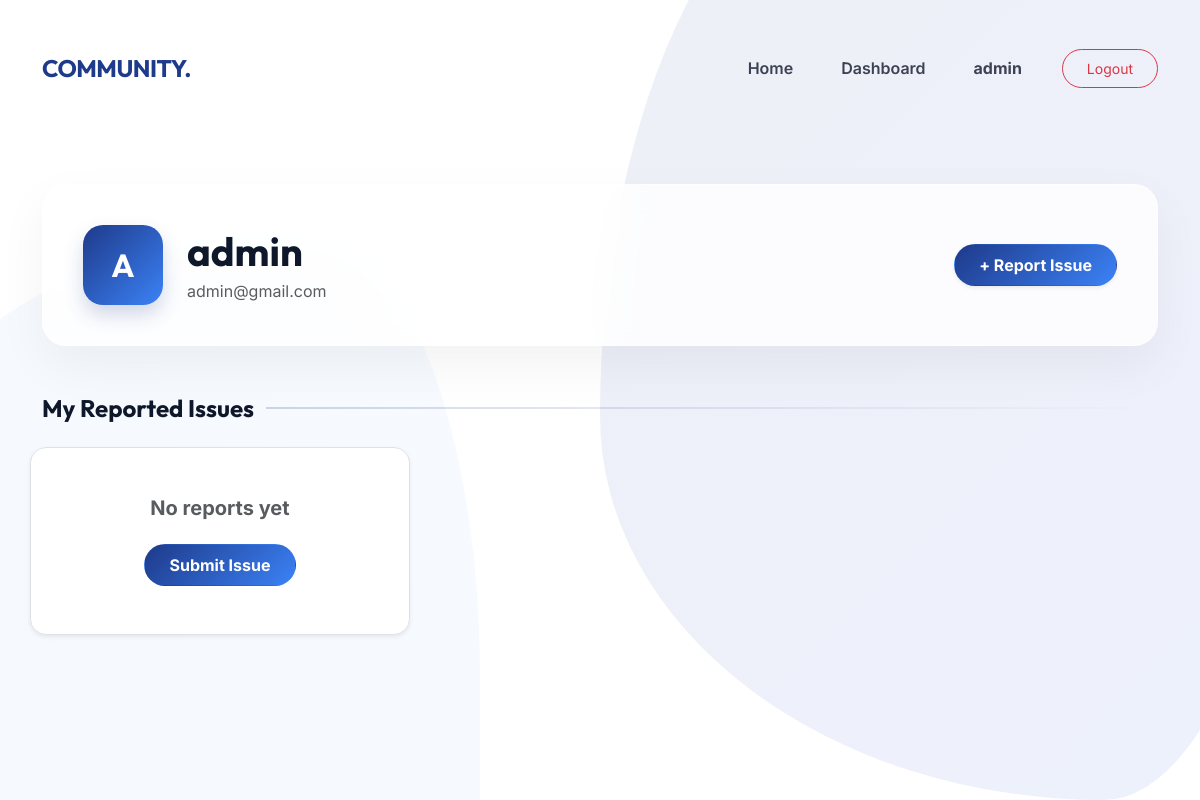
Before: /profile/ (signed in) with the older database file.
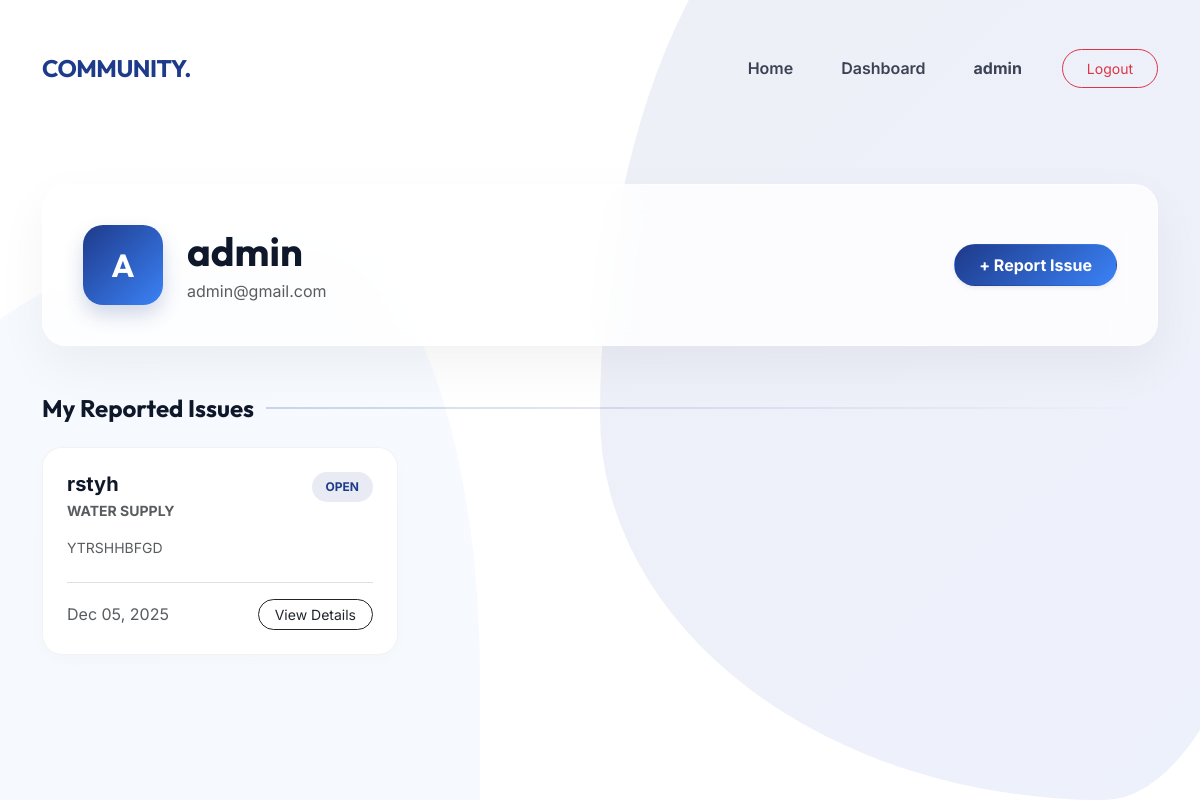
After: the same page with the newer database file.
### userapp/models.py (models this page shows, shortened)
class IssueReport(models.Model):
    CHOICE = [
        ('pwd', 'Road Issue / PWD'),
        ('water', 'Water Authority'),
        ('kseb', 'Electricity / KSEB'),
        ('police', 'Police Station'),
        ('other', 'Other'),
    ]
    user = models.ForeignKey(CustomUser, on_delete=models.CASCADE)
    title = models.CharField(max_length=200)
    category = models.CharField(max_length=100, choices=CHOICE, null=True, blank=True)
    latitude = models.FloatField(null=True, blank=True)
    longitude = models.FloatField(null=True, blank=True)
    address = models.CharField(max_length=255, null=True, blank=True)
    contry = models.CharField(max_length=100,  null=True, blank=True)
    state = models.CharField(max_length=100, null=True, blank=True)
    city = models.CharField(max_length=100, null=True, blank=True)
    landmark = models.CharField(max_length=255, null=True, blank=True)
    status = models.CharField(max_length=50,
                              choices=[('Open', 'Open'), ('In Progress', 'In Progress'), ('Closed', 'Closed')],
                             default='Open')
    description = models.TextField()
    image = models.ImageField(upload_to='issue_images/', blank=True, null=True)
    created_at = models.DateTimeField(auto_now_add=True)

### userapp/permission.py (the view)
    def wrapper(request, *args, **kwargs):
        if not request.user.is_authenticated:
            return redirect("/login/")
        return view_func(request, *args, **kwargs)

### userapp/permission.py (called while the page is built)
def login_required(view_func):
    def wrapper(request, *args, **kwargs):
        if not request.user.is_authenticated:
            return redirect("/login/")
        return view_func(request, *args, **kwargs)
    return wrapper

### userapp/views.py (called while the page is built)
@login_required
def profile(request):
    issues = IssueReport.objects.filter(user=request.user).order_by('-created_at')
    return render(request, 'userapp/profile.html', {'issues': issues})

### userapp/templates/userapp/profile.html (shortened to what the changed rows need)
{% load static %}
<!DOCTYPE html>
<html lang="en">
<head>
    <link href="https://cdn.jsdelivr.net/npm/bootstrap@5.3.2/dist/css/bootstrap.min.css" rel="stylesheet">
</head>
<body>
    <main class="container my-5">
        <div class="profile-card d-flex flex-column flex-md-row align-items-center gap-4">
            <div class="text-center text-md-start">
                <h1 class="fw-bold mb-1" style="font-family:var(--font-heading);">{{ user.username }}</h1>
            </div>
        </div>
        <section>
            <div class="row row-cols-1 row-cols-md-2 row-cols-lg-3 g-4">
                {% for issue in issues %}
                <div class="col">
                    <div class="issue-card d-flex flex-column">
                        <div class="d-flex justify-content-between align-items-start mb-3">
                            <div>
                                <h5 class="fw-bold mb-1 text-truncate" style="max-width:150px;">{{ issue.title }}</h5>
                                <div class="text-muted small text-uppercase fw-bold">{{ issue.get_category_display }}
                                </div>
                            </div>
                            {% if issue.status == "Open" %}
                            <span class="status-badge bg-premium-blue">Open</span>
                            {% elif issue.status == "In Progress" %}
                            <span class="status-badge bg-premium-orange">In Progress</span>
                            {% else %}
                            <span class="status-badge bg-premium-green">Closed</span>
                            {% endif %}
                        </div>
                        <p class="text-muted small mb-4 flex-grow-1">{{ issue.description|truncatewords:20 }}</p>
                        <div class="d-flex justify-content-between align-items-center mt-auto border-top pt-3">
                            <span class="text-muted extra-small">{{ issue.created_at|date:"M d, Y" }}</span>
                            <a href="/issue/{{ issue.id }}/" class="btn btn-sm btn-outline-dark rounded-pill px-3">View
                                Details</a>
                        </div>
                    </div>
                </div>
                {% empty %}
                <div class="col-12 py-5 text-center bg-white rounded-4 shadow-sm border border-dashed">
                    <h5 class="fw-bold text-muted">No reports yet</h5>
                    <a href="/report-issue/" class="btn text-white rounded-pill px-4 py-2 mt-3"
                        style="background:linear-gradient(135deg,var(--primary),var(--secondary)); text-decoration:none; font-weight:700;">Submit
                        Issue</a>
                </div>
                {% endfor %}
            </div>
        </section>
    </main>
</body>
</html>

Changed rows visible on the page:
added IssueReport: title "rstyh", category "WATER SUPPLY", status "OPEN", description "YTRSHHBFGD", created_at "Dec 05, 2025"
Other visible differences:
text no longer shown: "No reports yet Submit Issue"
